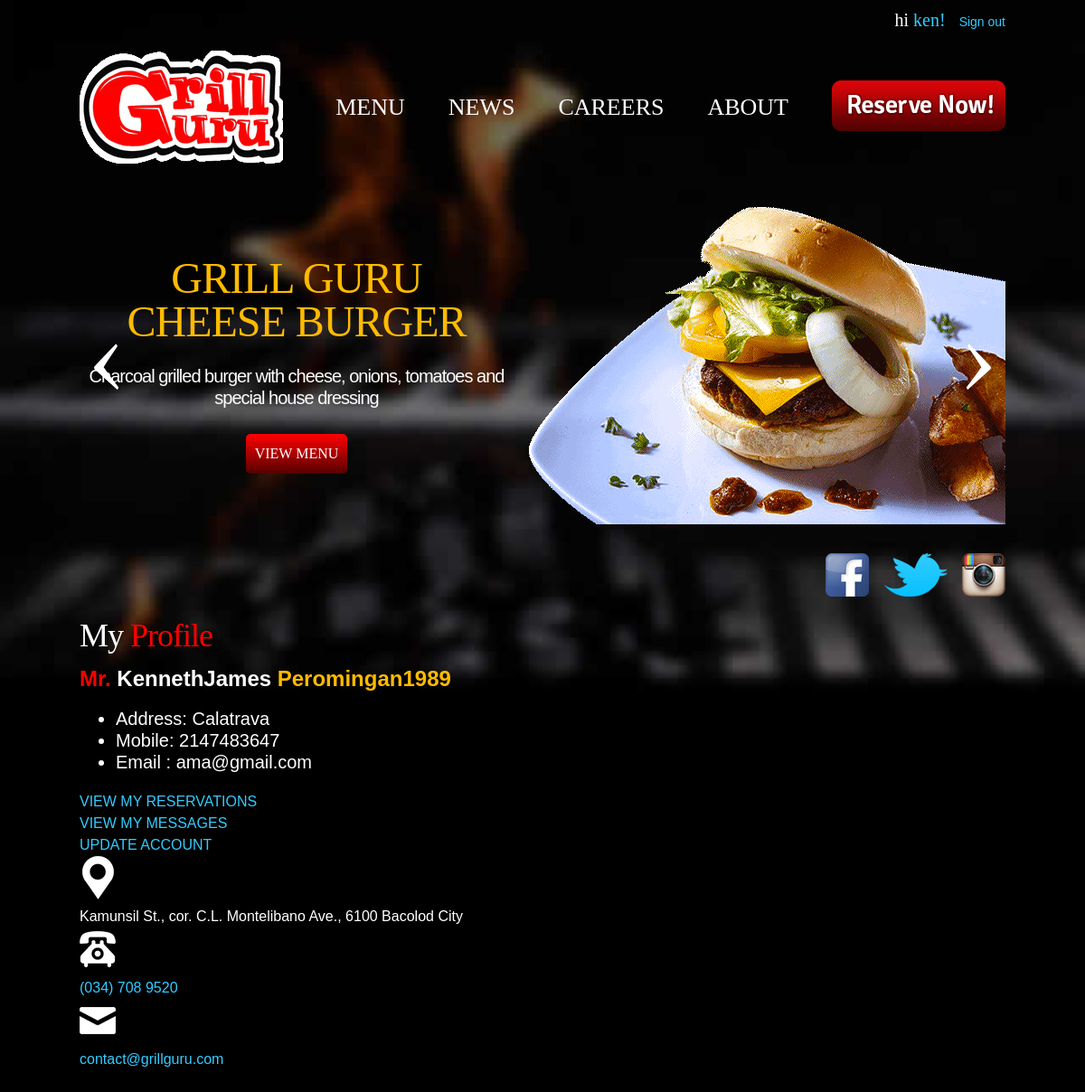
Page /project/account.php (signed in) on the committed database.
### tables this page shows
CREATE TABLE IF NOT EXISTS `users` (
  `id` int(11) NOT NULL AUTO_INCREMENT,
  `username` varchar(65) NOT NULL,
  `password` varchar(65) NOT NULL,
  `image` text NOT NULL,
  `email` varchar(65) NOT NULL,
  `mobile` varchar(250) NOT NULL,
  `fname` varchar(65) NOT NULL,
  `lname` varchar(65) NOT NULL,
  `address` varchar(250) NOT NULL,
  `type` varchar(250) NOT NULL,
  `verify` int(1) NOT NULL,
  `gender` varchar(10) NOT NULL,
  PRIMARY KEY (`id`)
);

### project/account.php (the view, shortened to what this page needs)
<?
include 'header.php';
$type = $_COOKIE["user"];
$query= "SELECT * FROM users WHERE username = '".$type."'";
$result=mysql_query($query);
$num=mysql_numrows($result);
for ($i=0; $i < $num; $i++){
$first=mysql_result($result,$i,"fname");
$last=mysql_result($result,$i,"lname");
}
?>
            <div id="campaign">
                <div id="slides">
                    <div class="slide" style="background-image:url('images/slides/slide1.png')">
                        <span class="content">
                            <div class="title">Grill Guru Cheese Burger</div>
                            <div class="description">Charcoal grilled burger with cheese, onions, tomatoes and special house dressing</div>
                            <a class="button" href="menu.php">View Menu</a>
                        </span>
                    </div>
                </div>
                <div class="arrow">
                    <img onclick="slidePrev()" class="left" src="images/slides_arrow_left.png" />
                    <img onclick="slideNext()" class="right" src="images/slides_arrow_right.png" />
                </div>
            </div>
            <div id="social">
                <a href="https://www.facebook.com/profile.php?id=100002584601251&fref=ts" target="-blank"><img src="images/social_facebook.png"></a>
                <a href="https://twitter.com/grillgurubcd" target="-blank"><img src="images/social_twitter.png"></a>
                <a href="index.php" target="-blank"><img src="images/social_instagram.png"></a>
            </div>
			<div id="info">
                <div class="title"> My <span class="highlight">Profile</span></div>
                <div class="contents">
				<div id="acc">
                    <?  $i; for ($i=0; $i < $num; $i++){?>
						<h2> <b class="highlight"> <? echo mysql_result($result,$i,"gender"); ?> </b> <? echo mysql_result($result,$i,"fname"); ?> <b style="color:#fb0;"> <? echo mysql_result($result,$i,"lname"); ?> </b> </h2>
						<ul style="font-size:20px;">
							<li> Address: <? echo mysql_result($result,$i,"address"); ?> </li>
							<li> Mobile: <? echo mysql_result($result,$i,"mobile"); ?> </li>
							<li> Email : <? echo mysql_result($result,$i,"email"); ?> </li>
						</ul>
						<a href="view_summary.php"> VIEW MY RESERVATIONS </a> </br>
						<a href="view_msg.php"> VIEW MY MESSAGES </a> </br>
						<a href="#"> UPDATE ACCOUNT </a>
					<? } ?>
				</div>
                    <div class="right">
                        <div id="contact">
                            <div class="item">
                                <div><img src="images/contact_address.png" /></div>
                                <div>Kamunsil St., cor. C.L. Montelibano Ave., 6100 Bacolod City</div>
                            </div>
                            <div class="item">
                                <div><img src="images/contact_phone.png" /></div>
                                <div><a href="tel:+63-34-708-9520">(034) 708 9520</div>
                            </div>
                            <div class="item">
                                <div><img src="images/contact_email.png" /></div>
                                <div><a href="mailto:contact@grillguru.com">contact@grillguru.com</a></div>
                            </div>
                    </div>
                </div>
            </div>
           </div>
        </center>
    </body>
</html>

### project/css/main.css (style rules this page uses)
html { height:100%; min-height:100%; background-color:black; background-image:url('../images/bg.jpg'); background-repeat:no-repeat; background-size:100% auto; }
body { height:100%; min-height:100%; margin:0 auto; font-family:Verdana, source-sans-pro, Helvetica, Arial, sans-serif; font-size:16px; color:white; line-height:1.5em; -webkit-font-smoothing: antialiased; }
a { text-decoration:none; color:#3cf; cursor:pointer; }
.title { font-family:'Signika'; font-size:36px; letter-spacing:-1px; margin-bottom:24px; }
.highlight { color:red; }
.button { display:inline-block; padding:10px 10px; margin:0; font-size:16px; font-family:'Signika'; text-transform:uppercase; color:white; cursor:pointer; background: -webkit-linear-gradient(red, #500); background: -o-linear-gradient(red, #500); background: -moz-linear-gradient(red, #500); background: linear-gradient(red, #500); -moz-border-radius:5px; -webkit-border-radius:5px; border-radius:5px; border:0px; }
#campaign { height:352px; margin-top:16px; }
#campaign #slides { width:inherit; height:inherit; white-space:nowrap; overflow:hidden; font-size:0; }
#campaign #slides .slide { width:1024px; height:inherit; display:inline-block; vertical-align:middle; background-repeat:no-repeat; background-position:right; }
#campaign #slides .content { width:480px; height:inherit; white-space:normal; display:table-cell; text-align:center; vertical-align:middle; }
#campaign #slides .title { font-family:'Signika'; font-size:48px; line-height:48px; color:#fb0; padding:0 20px; text-transform:uppercase; }
#campaign #slides .description { margin:16px 0 28px 0; font-size:20px; letter-spacing:-1px; }
#campaign .arrow { top:-216px; position:relative; text-align:right; }
#campaign img { padding:16px; }
#campaign .arrow .left { float:left; }
#social { text-align:right; margin-top:32px; }
#social img { margin-left:12px; }

### rows in the picture
users: gender "Mr.", fname "KennethJames", lname "Peromingan1989", address "Calatrava", mobile "2147483647", email "ama@gmail.com"

### other values in the picture
$_COOKIE["user"] "ken"
